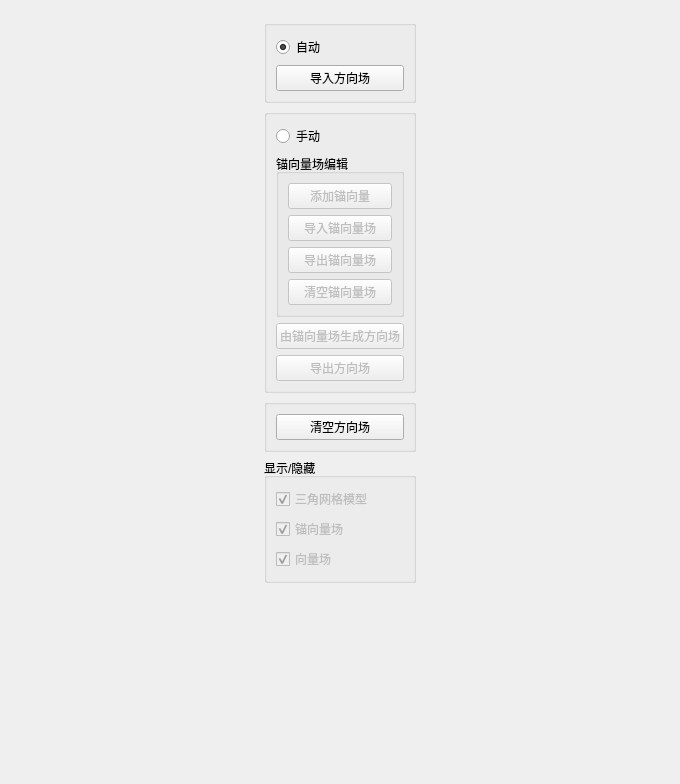
<?xml version="1.0" encoding="UTF-8"?>
<ui version="4.0">
 <class>VectorDieldDriven_VecField</class>
 <widget class="QWidget" name="VectorDieldDriven_VecField">
  <property name="geometry">
   <rect>
    <x>0</x>
    <y>0</y>
    <width>680</width>
    <height>784</height>
   </rect>
  </property>
  <property name="windowTitle">
   <string>Form</string>
  </property>
  <layout class="QHBoxLayout" name="horizontalLayout_2">
   <item>
    <spacer name="horizontalSpacer">
     <property name="orientation">
      <enum>Qt::Horizontal</enum>
     </property>
     <property name="sizeHint" stdset="0">
      <size>
       <width>40</width>
       <height>20</height>
      </size>
     </property>
    </spacer>
   </item>
   <item>
    <widget class="QWidget" name="widget" native="true">
     <layout class="QVBoxLayout" name="verticalLayout_5">
      <item>
       <widget class="QGroupBox" name="groupBox_2">
        <property name="title">
         <string/>
        </property>
        <layout class="QVBoxLayout" name="verticalLayout">
         <item>
          <widget class="QRadioButton" name="radioButton">
           <property name="text">
            <string>自动</string>
           </property>
           <property name="checked">
            <bool>true</bool>
           </property>
          </widget>
         </item>
         <item>
          <widget class="QPushButton" name="pushButton_ImportVecField">
           <property name="text">
            <string>导入方向场</string>
           </property>
           <property name="checkable">
            <bool>false</bool>
           </property>
          </widget>
         </item>
        </layout>
       </widget>
      </item>
      <item>
       <widget class="QGroupBox" name="groupBox">
        <property name="title">
         <string/>
        </property>
        <layout class="QVBoxLayout" name="verticalLayout_3">
         <item>
          <widget class="QRadioButton" name="radioButton_2">
           <property name="text">
            <string>手动</string>
           </property>
          </widget>
         </item>
         <item>
          <widget class="QGroupBox" name="groupBox_3">
           <property name="title">
            <string>锚向量场编辑</string>
           </property>
           <layout class="QVBoxLayout" name="verticalLayout_2">
            <item>
             <widget class="QPushButton" name="pushButton_AddCtrlPnt">
              <property name="enabled">
               <bool>false</bool>
              </property>
              <property name="text">
               <string>添加锚向量</string>
              </property>
              <property name="checkable">
               <bool>false</bool>
              </property>
             </widget>
            </item>
            <item>
             <widget class="QPushButton" name="pushButton_ImportCtrlPntsField">
              <property name="enabled">
               <bool>false</bool>
              </property>
              <property name="text">
               <string>导入锚向量场</string>
              </property>
              <property name="checkable">
               <bool>false</bool>
              </property>
             </widget>
            </item>
            <item>
             <widget class="QPushButton" name="pushButton_ExprtAnchorField">
              <property name="enabled">
               <bool>false</bool>
              </property>
              <property name="text">
               <string>导出锚向量场</string>
              </property>
             </widget>
            </item>
            <item>
             <widget class="QPushButton" name="pushButton_ClearCtrlPnts">
              <property name="enabled">
               <bool>false</bool>
              </property>
              <property name="text">
               <string>清空锚向量场</string>
              </property>
             </widget>
            </item>
           </layout>
          </widget>
         </item>
         <item>
          <widget class="QPushButton" name="pushButton_GeneFromCtrlPnt">
           <property name="enabled">
            <bool>false</bool>
           </property>
           <property name="text">
            <string>由锚向量场生成方向场</string>
           </property>
          </widget>
         </item>
         <item>
          <widget class="QPushButton" name="pushButton_ExprtVecField">
           <property name="enabled">
            <bool>false</bool>
           </property>
           <property name="text">
            <string>导出方向场</string>
           </property>
          </widget>
         </item>
        </layout>
       </widget>
      </item>
      <item>
       <widget class="QGroupBox" name="groupBox_4">
        <property name="title">
         <string/>
        </property>
        <layout class="QHBoxLayout" name="horizontalLayout">
         <item>
          <widget class="QPushButton" name="pushButton_ClearVecField">
           <property name="text">
            <string>清空方向场</string>
           </property>
          </widget>
         </item>
        </layout>
       </widget>
      </item>
      <item>
       <widget class="QGroupBox" name="groupBox_5">
        <property name="title">
         <string>显示/隐藏</string>
        </property>
        <layout class="QVBoxLayout" name="verticalLayout_4">
         <item>
          <widget class="QCheckBox" name="checkBox_TriModel">
           <property name="enabled">
            <bool>false</bool>
           </property>
           <property name="text">
            <string>三角网格模型</string>
           </property>
           <property name="checked">
            <bool>true</bool>
           </property>
          </widget>
         </item>
         <item>
          <widget class="QCheckBox" name="checkBox_AnF">
           <property name="enabled">
            <bool>false</bool>
           </property>
           <property name="text">
            <string>锚向量场</string>
           </property>
           <property name="checked">
            <bool>true</bool>
           </property>
          </widget>
         </item>
         <item>
          <widget class="QCheckBox" name="checkBox_VecF">
           <property name="enabled">
            <bool>false</bool>
           </property>
           <property name="text">
            <string>向量场</string>
           </property>
           <property name="checked">
            <bool>true</bool>
           </property>
          </widget>
         </item>
        </layout>
       </widget>
      </item>
      <item>
       <spacer name="verticalSpacer">
        <property name="orientation">
         <enum>Qt::Vertical</enum>
        </property>
        <property name="sizeHint" stdset="0">
         <size>
          <width>20</width>
          <height>40</height>
         </size>
        </property>
       </spacer>
      </item>
     </layout>
    </widget>
   </item>
   <item>
    <spacer name="horizontalSpacer_2">
     <property name="orientation">
      <enum>Qt::Horizontal</enum>
     </property>
     <property name="sizeHint" stdset="0">
      <size>
       <width>40</width>
       <height>20</height>
      </size>
     </property>
    </spacer>
   </item>
  </layout>
 </widget>
 <resources/>
 <connections>
  <connection>
   <sender>radioButton</sender>
   <signal>clicked(bool)</signal>
   <receiver>pushButton_ImportVecField</receiver>
   <slot>setEnabled(bool)</slot>
   <hints>
    <hint type="sourcelabel">
     <x>339</x>
     <y>35</y>
    </hint>
    <hint type="destinationlabel">
     <x>339</x>
     <y>61</y>
    </hint>
   </hints>
  </connection>
  <connection>
   <sender>radioButton</sender>
   <signal>clicked(bool)</signal>
   <receiver>pushButton_AddCtrlPnt</receiver>
   <slot>setDisabled(bool)</slot>
   <hints>
    <hint type="sourcelabel">
     <x>339</x>
     <y>35</y>
    </hint>
    <hint type="destinationlabel">
     <x>339</x>
     <y>132</y>
    </hint>
   </hints>
  </connection>
  <connection>
   <sender>radioButton</sender>
   <signal>clicked(bool)</signal>
   <receiver>pushButton_ExprtVecField</receiver>
   <slot>setDisabled(bool)</slot>
   <hints>
    <hint type="sourcelabel">
     <x>339</x>
     <y>35</y>
    </hint>
    <hint type="destinationlabel">
     <x>339</x>
     <y>190</y>
    </hint>
   </hints>
  </connection>
  <connection>
   <sender>radioButton</sender>
   <signal>clicked(bool)</signal>
   <receiver>pushButton_GeneFromCtrlPnt</receiver>
   <slot>setDisabled(bool)</slot>
   <hints>
    <hint type="sourcelabel">
     <x>339</x>
     <y>35</y>
    </hint>
    <hint type="destinationlabel">
     <x>339</x>
     <y>161</y>
    </hint>
   </hints>
  </connection>
  <connection>
   <sender>radioButton_2</sender>
   <signal>clicked(bool)</signal>
   <receiver>pushButton_AddCtrlPnt</receiver>
   <slot>setEnabled(bool)</slot>
   <hints>
    <hint type="sourcelabel">
     <x>339</x>
     <y>106</y>
    </hint>
    <hint type="destinationlabel">
     <x>339</x>
     <y>132</y>
    </hint>
   </hints>
  </connection>
  <connection>
   <sender>radioButton_2</sender>
   <signal>clicked(bool)</signal>
   <receiver>pushButton_ExprtVecField</receiver>
   <slot>setEnabled(bool)</slot>
   <hints>
    <hint type="sourcelabel">
     <x>339</x>
     <y>106</y>
    </hint>
    <hint type="destinationlabel">
     <x>339</x>
     <y>190</y>
    </hint>
   </hints>
  </connection>
  <connection>
   <sender>radioButton_2</sender>
   <signal>clicked(bool)</signal>
   <receiver>pushButton_GeneFromCtrlPnt</receiver>
   <slot>setEnabled(bool)</slot>
   <hints>
    <hint type="sourcelabel">
     <x>339</x>
     <y>106</y>
    </hint>
    <hint type="destinationlabel">
     <x>339</x>
     <y>161</y>
    </hint>
   </hints>
  </connection>
  <connection>
   <sender>radioButton_2</sender>
   <signal>clicked(bool)</signal>
   <receiver>pushButton_ImportVecField</receiver>
   <slot>setDisabled(bool)</slot>
   <hints>
    <hint type="sourcelabel">
     <x>339</x>
     <y>106</y>
    </hint>
    <hint type="destinationlabel">
     <x>339</x>
     <y>61</y>
    </hint>
   </hints>
  </connection>
  <connection>
   <sender>radioButton_2</sender>
   <signal>clicked(bool)</signal>
   <receiver>pushButton_ImportCtrlPntsField</receiver>
   <slot>setEnabled(bool)</slot>
   <hints>
    <hint type="sourcelabel">
     <x>339</x>
     <y>106</y>
    </hint>
    <hint type="destinationlabel">
     <x>339</x>
     <y>183</y>
    </hint>
   </hints>
  </connection>
  <connection>
   <sender>radioButton_2</sender>
   <signal>clicked(bool)</signal>
   <receiver>pushButton_ClearCtrlPnts</receiver>
   <slot>setEnabled(bool)</slot>
   <hints>
    <hint type="sourcelabel">
     <x>339</x>
     <y>106</y>
    </hint>
    <hint type="destinationlabel">
     <x>339</x>
     <y>212</y>
    </hint>
   </hints>
  </connection>
  <connection>
   <sender>radioButton</sender>
   <signal>clicked(bool)</signal>
   <receiver>pushButton_ImportCtrlPntsField</receiver>
   <slot>setDisabled(bool)</slot>
   <hints>
    <hint type="sourcelabel">
     <x>339</x>
     <y>35</y>
    </hint>
    <hint type="destinationlabel">
     <x>339</x>
     <y>183</y>
    </hint>
   </hints>
  </connection>
  <connection>
   <sender>radioButton</sender>
   <signal>clicked(bool)</signal>
   <receiver>pushButton_ClearCtrlPnts</receiver>
   <slot>setDisabled(bool)</slot>
   <hints>
    <hint type="sourcelabel">
     <x>339</x>
     <y>35</y>
    </hint>
    <hint type="destinationlabel">
     <x>339</x>
     <y>212</y>
    </hint>
   </hints>
  </connection>
  <connection>
   <sender>radioButton_2</sender>
   <signal>clicked(bool)</signal>
   <receiver>pushButton_ExprtAnchorField</receiver>
   <slot>setEnabled(bool)</slot>
   <hints>
    <hint type="sourcelabel">
     <x>339</x>
     <y>106</y>
    </hint>
    <hint type="destinationlabel">
     <x>339</x>
     <y>212</y>
    </hint>
   </hints>
  </connection>
  <connection>
   <sender>radioButton</sender>
   <signal>clicked(bool)</signal>
   <receiver>pushButton_ExprtAnchorField</receiver>
   <slot>setDisabled(bool)</slot>
   <hints>
    <hint type="sourcelabel">
     <x>339</x>
     <y>35</y>
    </hint>
    <hint type="destinationlabel">
     <x>339</x>
     <y>212</y>
    </hint>
   </hints>
  </connection>
 </connections>
</ui>
